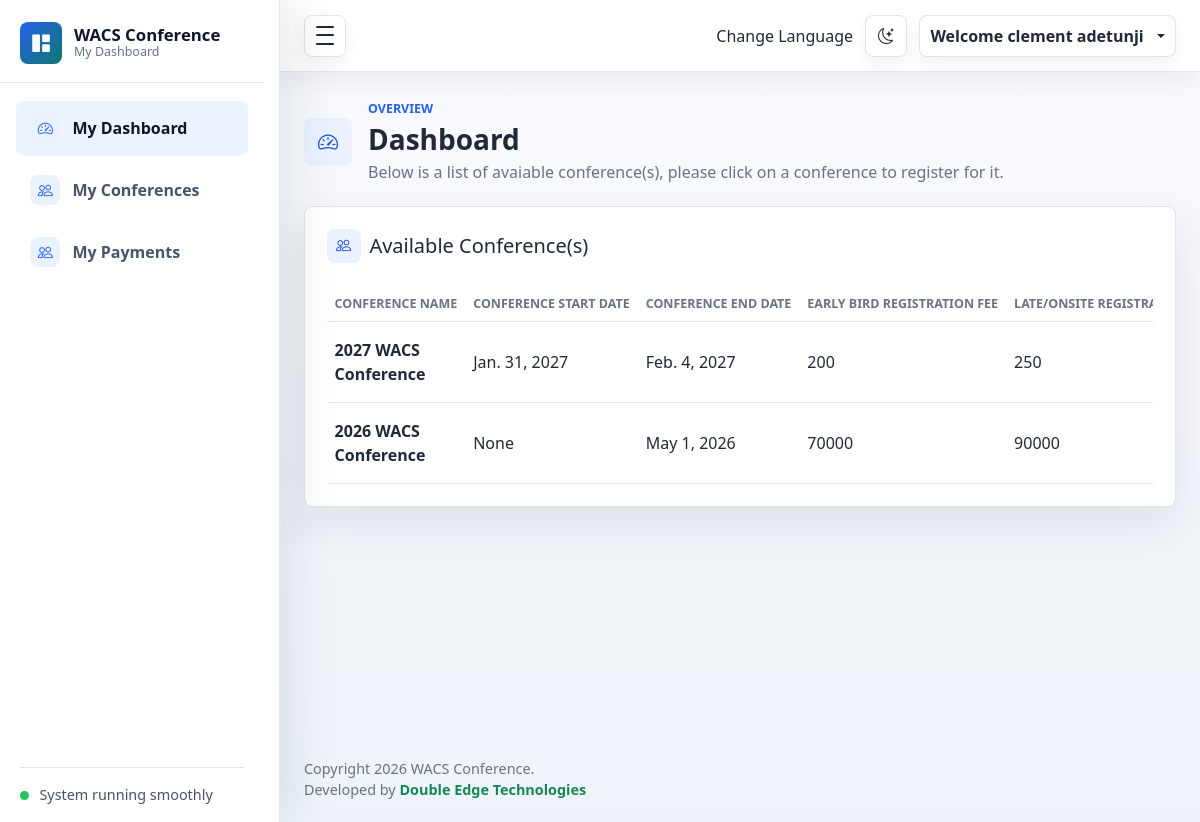
Page /dashboard/ (signed in) on the earlier database version.
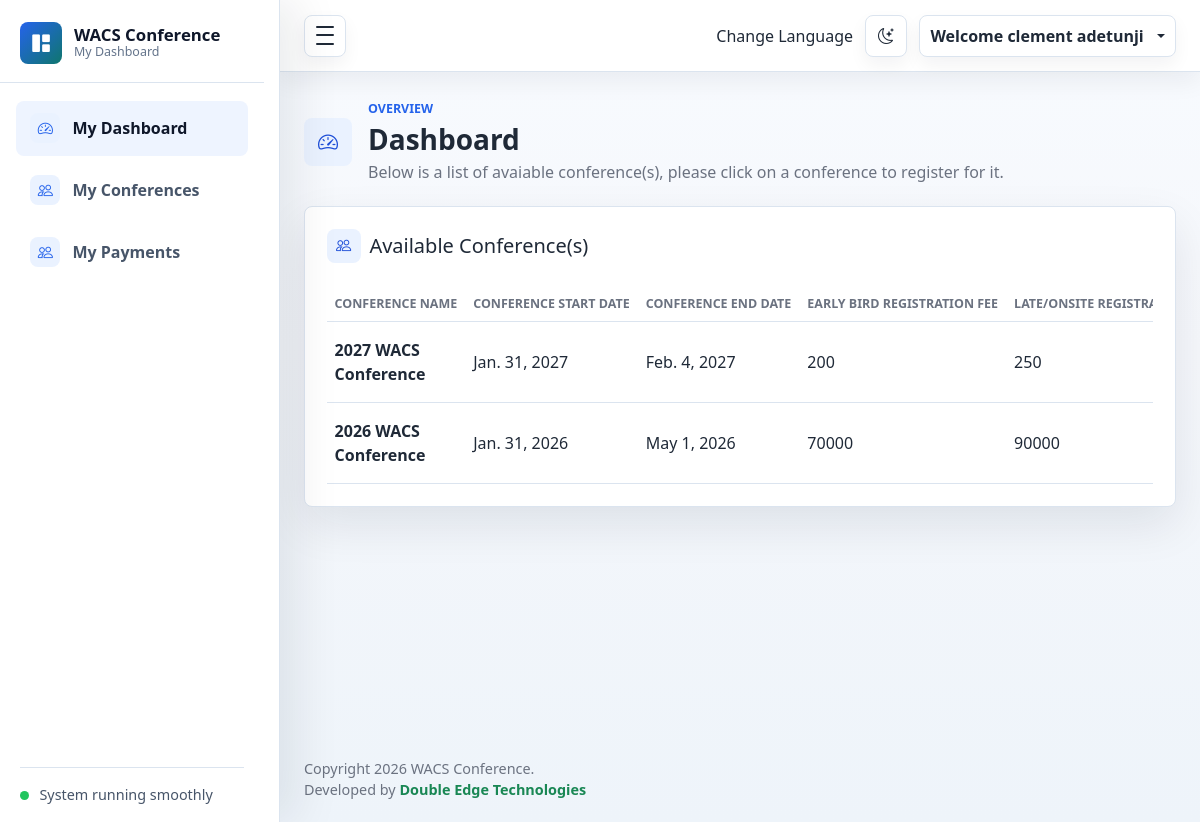
Same page on the later database version.
### accounts/models.py (models this page shows, shortened)
class Account(AbstractBaseUser, PermissionsMixin):
    USER_TYPE_CHOICES = (
        ("candidate", "Candidate"),
        ("reviewer", "Reviewer"),
        ("admin", "Admin"),
        ("staff", "Staff"),
    )
    first_name = models.CharField(max_length=50)
    last_name = models.CharField(max_length=50)
    username = models.CharField(
        max_length=50,
        unique=True
    )
    email = models.EmailField(
        max_length=100,
        unique=True
    )
    phone_number = models.CharField(
        max_length=50,
        blank=True,
        null=True
    )
    faculty = models.ForeignKey(
        Faculty,
        on_delete=models.PROTECT,
        blank=True,
        null=True
    )
    user_type = models.CharField(
        max_length=20,
        choices=USER_TYPE_CHOICES,
        default="candidate"
    )
    date_joined = models.DateTimeField(auto_now_add=True)
    last_login = models.DateTimeField(
        auto_now=True
    )
    is_active = models.BooleanField(default=True)
    is_staff = models.BooleanField(default=False)
    is_admin = models.BooleanField(default=False)
    is_superadmin = models.BooleanField(default=False)
    objects = MyAccountManager()
    USERNAME_FIELD = "email"
    REQUIRED_FIELDS = [
        "username",
        "first_name",
        "last_name",
    ]
    class Meta:
        verbose_name = "Account"
        verbose_name_plural = "Accounts"

### conferencename/models.py (models this page shows, shortened)
class Conferencename(models.Model):
    name = models.CharField(max_length=200, unique=True)
    normalregistration_fee = models.CharField(max_length=200)
    lateregistration_fee = models.CharField(max_length=200)
    lateregistration_start_date = models.DateField(null=True, blank=True)
    conferencestartdate = models.DateField(null=True, blank=True)
    conferenceenddate = models.DateField(null=True, blank=True)
    created_at = models.DateField(auto_now_add=True)
    updated_at = models.DateField(auto_now=True)
    venue = models.CharField(max_length=300, blank=True, null=True)

### accounts/views.py (the view)
# urls.py: path('dashboard/', views.dashboard, name='dashboard'),
@login_required
def dashboard(request):
    today = date.today()
    conferences  = Conferencename.objects.all()
    context = {
        'conferences' : conferences,
        'today':today
    }
    return render(request, 'accounts/dashboard.html', context)

### templates/accounts/dashboard.html (shortened to what this page needs)
{% load static %}
{% include 'includes/aside.html' %}
{% include 'includes/navigation.html' %}
      <main class="dashboard-content">
        <div class="container-fluid px-3 px-lg-4 py-4">
          <div class="page-heading">
            <div class="page-heading-copy">
              <span class="page-icon"><i class="bi bi-speedometer2" aria-hidden="true"></i></span>
              <div>
                <p class="eyebrow mb-1">Overview</p>
                <h1 class="h3 mb-1">Dashboard</h1>
                <p class="text-muted mb-0">Below is a list of avaiable conference(s),
                  please click on a conference
                  to register for it.
                </p>
              </div>
            </div>
          </div>
          <section class="panel mt-3">
            <div class="panel-header">
              <div>
                <h2 class="h5 mb-1 section-title"><i class="bi bi-people" aria-hidden="true"></i>
                  <span>Available Conference(s)</span></h2>
              </div>
            </div>
            <div class="table-responsive">
              <table class="table align-middle mb-0">
                <thead><tr><th scope="col">Conference Name</th>
                  <th scope="col">Conference Start Date</th>
                  <th scope="col">Conference End Date</th>
                  <th scope="col">Early Bird Registration Fee</th>
                  <th scope="col">Late/Onsite Registration Fee</th>
                  <th scope="col" class="text-end">Action</th></tr></thead>
                <tbody>
                  {% for availableconference in conferences %}
                  <tr>
                    <td>
                      <div class="d-flex align-items-center gap-2">
                        <div>
                          <p class="fw-semibold mb-0">{{ availableconference.name }}</p>
                        </div>
                      </div>
                    </td>
                    <td>{{ availableconference.conferencestartdate }}</td>
                       <td>{{ availableconference.conferenceenddate }}</td>
                    <td>{{ availableconference.normalregistration_fee}}</td>
                    <td>
                      {{ availableconference.lateregistration_fee}}</span></td>
                  </tr>
                  {% empty%}
                  <h3>No available Conference</h3>
                  {% endfor %}
                </tbody>
              </table>
            </div>
          </section>
        </div>
      </main>
{% include 'includes/footer.html' %}

### templates/includes/aside.html (shortened to what this page needs)
{% load static %}
<!DOCTYPE html>
<html lang="en">
<head>
  <link rel="stylesheet" href="{% static 'css/bootstrap.min.css' %}">
  <link rel="stylesheet" href="{% static 'css/bootstrap-icons.css' %}">
  <link rel="stylesheet" href="{% static '/css/style.css' %}">
</head>
<body>
  <div class="admin-shell">
    <aside class="admin-sidebar" id="adminSidebar" aria-label="Main navigation">
      <div class="sidebar-header">
        <a class="brand-mark" href="{% url 'dashboard' %}" aria-label="adminHMD dashboard">
          <span class="brand-icon"><i class="bi bi-grid-1x2-fill" aria-hidden="true"></i></span>
          <span class="brand-copy">
            <span class="brand-title">WACS Conference</span>
            <span class="brand-subtitle">My Dashboard</span>
          </span>
        </a>
      </div>
      <nav class="sidebar-nav">
        <a class="nav-link
           {%  if request.resolver_match.url_name == 'dashboard' %}
        active
        {% endif %}" href="{% url 'dashboard' %}" aria-current="page">
          <span class="nav-icon"><i class="bi bi-speedometer2" aria-hidden="true"></i></span>
          <span class="nav-text">My Dashboard</span>
        </a>
        <a class="nav-link
        " href="{% url 'myconferences' %}">
          <span class="nav-icon"><i class="bi bi-people" aria-hidden="true"></i></span>
          <span class="nav-text">My  Conferences</span>
        </a>
          <a class="nav-link
          " href="#">
          <span class="nav-icon"><i class="bi bi-people" aria-hidden="true"></i></span>
          <span class="nav-text">My  Payments</span>
        </a>
      </nav>
      <div class="sidebar-footer">
        <span class="status-dot"></span>
        <span class="sidebar-footer-text">System running smoothly</span>
      </div>
    </aside>

### templates/includes/navigation.html (shortened to what this page needs)
    {% load static %}
    <div class="admin-main">
      <nav class="navbar admin-navbar navbar-expand bg-white">
        <div class="container-fluid px-3 px-lg-4">
          <button class="sidebar-toggle" type="button" data-sidebar-toggle
           aria-controls="adminSidebar" aria-expanded="true" aria-label="Toggle sidebar">
            <span></span>
            <span></span>
            <span></span>
          </button>
          <div class="navbar-actions ms-auto">
 <div class="gtranslate_wrapper">Change Language  </div>
            <button class="icon-button theme-toggle" type="button" data-theme-toggle
            aria-label="Switch color theme" title="Switch color theme">
              <i class="bi bi-moon-stars" data-theme-icon aria-hidden="true"></i>
            </button>
            <div class="dropdown">
              <button class="profile-button dropdown-toggle" type="button"
              data-bs-toggle="dropdown" aria-expanded="false">
                 Welcome {{ user.first_name}} {{ user.last_name}}
              </button>
            </div>
          </div>
        </div>
      </nav>

### templates/includes/footer.html (shortened to what this page needs)
{% load static  %}
      <footer class="admin-footer">
        <div class="container-fluid px-3 px-lg-4">
          <span>Copyright 2026 WACS Conference. <br>
             Developed by <a target="_blank" class="fw-bold text-success" href="https://doubleedgetechnologies.com.ng" target="_blank">Double Edge Technologies</a> </span>
        </div>
      </footer>
    </div>
  </div>
</body>
</html>

Differences in the rows shown:
changed Conferencename: conferencestartdate "None" → "Jan. 31, 2026"
